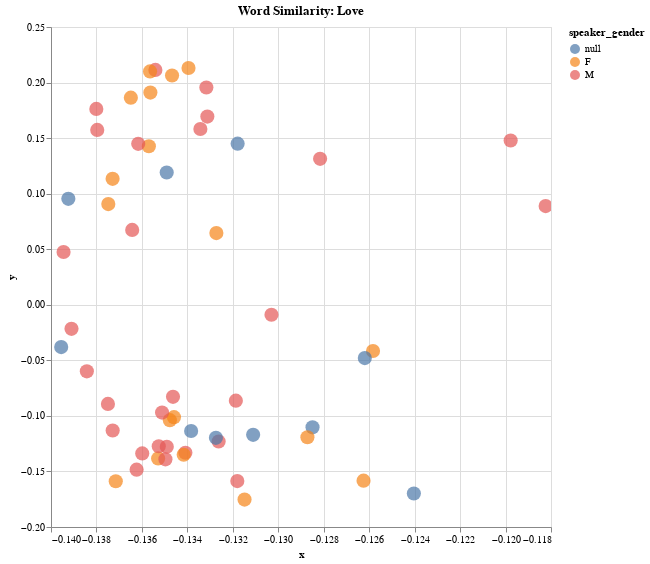

The code cell stored with this chart in its notebook:
### Code cell
alt.Chart(df_2,title="Word Similarity: Love").mark_circle(size=200).encode(
    alt.X('x',
        scale=alt.Scale(zero=False)
    ), y="y", color= 'speaker_gender',
    # If you click a point, take you to the URL link 
    # The categories that show up in the hover tooltip
    tooltip=['title', 'speaker_gender', 'speaker', 'act', 'context']
    ).interactive().properties(
    width=500,
    height=500
)

### Figure 1 — Vega-Lite specification as saved in the notebook (floating-point values rounded to 4 significant figures)
{"config": {"view": {"continuousWidth": 400, "continuousHeight": 300}}, "data": {"name": "data-e1eaf1b93ee7d45fcf4ba819f74dae69"}, "mark": {"type": "circle", "size": 200}, "encoding": {"color": {"field": "speaker_gender", "type": "nominal"}, "tooltip": [{"field": "title", "type": "nominal"}, {"field": "speaker_gender", "type": "nominal"}, {"field": "speaker", "type": "nominal"}, {"field": "act", "type": "quantitative"}, {"field": "context", "type": "nominal"}], "x": {"field": "x", "scale": {"zero": false}, "type": "quantitative"}, "y": {"field": "y", "type": "quantitative"}}, "height": 500, "selection": {"selector055": {"type": "interval", "bind": "scales", "encodings": ["x", "y"]}}, "title": "Word Similarity: Love", "width": 500, "$schema": "https://vega.github.io/schema/vega-lite/v4.17.0.json", "datasets": {"data-e1eaf1b93ee7d45fcf4ba819f74dae69": [{"x": -0.1332, "y": 0.1956, "context": "s a good fellow, and on my word i **love** him: but to think a fit match for this", "tokens": "s a good fellow , and on my word i love him : but to think a fit match for this", "title": "Tamer Tamed", "speaker_gender": "M", "speaker": "Sophocles", "act": 1.0}, {"x": -0.1347, "y": 0.2063, "context": "if your affections be not made of words i **love** you, and you know how dearly rowland,", "tokens": "if your affection ##s be not made of words i love you , and you know how dear ##ly rowland ,", "title": "Tamer Tamed", "speaker_gender": "F", "speaker": "Livia", "act": 2.0}, {"x": -0.1353, "y": -0.1383, "context": "why should we do our honest and our hearty **love** such wrong, to overrun our fortunes then you flat", "tokens": "why should we do our honest and our heart ##y love such wrong , to overrun our fortunes then you flat", "title": "Tamer Tamed", "speaker_gender": "F", "speaker": "Livia", "act": 2.0}, {"x": -0.1258, "y": -0.04162, "context": "high priest among the jews: his money rowland oh **love** forgive me, what faith hast thou why,", "tokens": "high priest among the jews : his money rowland oh love forgive me , what faith has ##t thou why ,", "title": "Tamer Tamed", "speaker_gender": "F", "speaker": "Livia", "act": 2.0}, {"x": -0.1346, "y": -0.1011, "context": "hang itself, should i but cross it for pure **love** to the matter i must hatch it nay never look", "tokens": "hang itself , should i but cross it for pure love to the matter i must hatch it nay never look", "title": "Tamer Tamed", "speaker_gender": "F", "speaker": "Livia", "act": 2.0}, {"x": -0.1396, "y": -0.03805, "context": "fears and modest blushes, view me, and **love** example here is your sister here is the brave old", "tokens": "fears and modest blush ##es , view me , and love example here is your sister here is the brave old", "title": null, "speaker_gender": null, "speaker": null, "act": null}, {"x": -0.1262, "y": -0.1583, "context": "your sister here is the brave old man ’ s **love** that **loves** the young man ay and hold thee", "tokens": "your sister here is the brave old man ’ s love that loves the young man a ##y and hold thee", "title": "Tamer Tamed", "speaker_gender": "F", "speaker": "Bianca", "act": 2.0}, {"x": -0.1338, "y": -0.1136, "context": "credit you maria, come down, and let your **love** confirm it stay there sir, that bargain ’ s", "tokens": "credit you maria , come down , and let your love confirm it stay there sir , that bargain ’ s", "title": null, "speaker_gender": null, "speaker": null, "act": null}, {"x": -0.1354, "y": 0.2114, "context": "stock a kingdom why this is a riddle: i **love** you, and i **love** you not it is so", "tokens": "stock a kingdom why this is a riddle : i love you , and i love you not it is so", "title": "Tamer Tamed", "speaker_gender": "M", "speaker": "Petruchio", "act": 3.0}, {"x": -0.1339, "y": 0.2131, "context": "is a riddle: i **love** you, and i **love** you not it is so: and till your own", "tokens": "is a riddle : i love you , and i love you not it is so : and till your own", "title": "Tamer Tamed", "speaker_gender": "F", "speaker": "Maria", "act": 3.0}, {"x": -0.1349, "y": 0.119, "context": "ear and exit how ’ s this i do not **love** these favors: save you the devil take thee —", "tokens": "ear and exit how ’ s this i do not love these favors : save you the devil take thee —", "title": null, "speaker_gender": null, "speaker": null, "act": null}, {"x": -0.1262, "y": -0.04801, "context": "him by th ’ nose oh there ’ s a **love** token for you: thank me now i ’ ll", "tokens": "him by th ’ nose oh there ’ s a love token for you : thank me now i ’ ll", "title": null, "speaker_gender": null, "speaker": null, "act": null}, {"x": -0.1326, "y": -0.1231, "context": "violent neither — it may be out of her earnest **love**, there grew a longing ( as you know women", "tokens": "violent neither — it may be out of her earnest love , there grew a longing ( as you know women", "title": "Tamer Tamed", "speaker_gender": "M", "speaker": "Moroso", "act": 1.0}, {"x": -0.1285, "y": -0.1103, "context": "her i do beseech you, even for **love** sake — i will rowland she may sooner count the", "tokens": "her i do be ##see ##ch you , even for love sake — i will rowland she may sooner count the", "title": null, "speaker_gender": null, "speaker": null, "act": null}, {"x": -0.1362, "y": -0.1484, "context": "count the good i have thought her, our old **love** and our friendship, shed one true tear, mean", "tokens": "count the good i have thought her , our old love and our friendship , shed one true tear , mean", "title": "Tamer Tamed", "speaker_gender": "M", "speaker": "Rowland", "act": 4.0}, {"x": -0.1318, "y": -0.1587, "context": "that i grant her out of my free and liberal **love**, a pardon, which you and all men else", "tokens": "that i grant her out of my free and liberal love , a pardon , which you and all men else", "title": "Tamer Tamed", "speaker_gender": "M", "speaker": "Petruchio", "act": 5.0}, {"x": -0.1341, "y": -0.1331, "context": "repentance, and undoing can win her **love**, i ’ ll make a shift for one when", "tokens": "rep ##ent ##ance , and undo ##ing can win her love , i ’ ll make a shift for one when", "title": "Tamer Tamed", "speaker_gender": "M", "speaker": "Petruchio", "act": 3.0}, {"x": -0.1375, "y": -0.08919, "context": "counsel i shall hang first i ’ ll no more **love**, that ’ s certain, ’ tis a bane", "tokens": "counsel i shall hang first i ’ ll no more love , that ’ s certain , ’ tis a bane", "title": "Tamer Tamed", "speaker_gender": "M", "speaker": "Rowland", "act": 1.0}, {"x": -0.1384, "y": -0.05989, "context": "him of a man, and could be brought to **love**, and **love** a woman, ’ twould make", "tokens": "him of a man , and could be brought to love , and love a woman , ’ two ##uld make", "title": "Tamer Tamed", "speaker_gender": "M", "speaker": "Rowland", "act": 1.0}, {"x": -0.1394, "y": 0.04753, "context": "man, and could be brought to **love**, and **love** a woman, ’ twould make his head ache", "tokens": "man , and could be brought to love , and love a woman , ’ two ##uld make his head ache", "title": "Tamer Tamed", "speaker_gender": "M", "speaker": "Rowland", "act": 1.0}, {"x": -0.1311, "y": -0.117, "context": "wilt thou rowland as ’ tis to be in **love** and why for virtue sake and why for virtue ’", "tokens": "wil ##t thou rowland as ’ tis to be in love and why for virtue sake and why for virtue ’", "title": null, "speaker_gender": null, "speaker": null, "act": null}, {"x": -0.1346, "y": -0.08287, "context": "best a swabber, if thou canst **love** so near to keep thy making, yet thou wil", "tokens": "best a sw ##ab ##ber , if thou cans ##t love so near to keep thy making , yet thou wil", "title": "Tamer Tamed", "speaker_gender": "M", "speaker": "Rowland", "act": 1.0}, {"x": -0.1353, "y": -0.1274, "context": "thy language why o tranio, those things in **love**, ne ’ er talk as we do, no", "tokens": "thy language why o tran ##io , those things in love , ne ’ er talk as we do , no", "title": "Tamer Tamed", "speaker_gender": "M", "speaker": "Rowland", "act": 1.0}, {"x": -0.1373, "y": -0.1131, "context": "io wilt thou rowland, certain ne ’ er **love** again i think so, certain, and if i", "tokens": "##io wil ##t thou rowland , certain ne ’ er love again i think so , certain , and if i", "title": "Tamer Tamed", "speaker_gender": "M", "speaker": "Rowland", "act": 1.0}, {"x": -0.1198, "y": 0.1479, "context": "’ th ’ wager that ’ s all one **love** you as much, or more, than she now", "tokens": "’ th ’ wage ##r that ’ s all one love you as much , or more , than she now", "title": "Tamer Tamed", "speaker_gender": "M", "speaker": "Tranio", "act": 1.0}, {"x": -0.1303, "y": -0.008968, "context": "you ’ tis a good hearing, let ’ em **love**: ten pound more, i never **love** that woman", "tokens": "you ’ tis a good hearing , let ’ em love : ten pound more , i never love that woman", "title": "Tamer Tamed", "speaker_gender": "M", "speaker": "Rowland", "act": 1.0}, {"x": -0.1334, "y": 0.1582, "context": "’ em **love**: ten pound more, i never **love** that woman there it is; and so an hundred", "tokens": "’ em love : ten pound more , i never love that woman there it is ; and so an hundred", "title": "Tamer Tamed", "speaker_gender": "M", "speaker": "Tranio", "act": 1.0}, {"x": -0.138, "y": 0.1763, "context": "pray you tell me one thing truly; do you **love** her i would i did not, upon that condition", "tokens": "pray you tell me one thing truly ; do you love her i would i did not , upon that condition", "title": "Tamer Tamed", "speaker_gender": "M", "speaker": "Petruchio", "act": 3.0}, {"x": -0.1182, "y": 0.08885, "context": ", her modesty required a little violence some women **love** to struggle she had it, and so much that", "tokens": ", her modest ##y required a little violence some women love to struggle she had it , and so much that", "title": "Tamer Tamed", "speaker_gender": "M", "speaker": "Sophocles", "act": 3.0}, {"x": -0.135, "y": -0.1391, "context": ", nor obedience in way of duty, but of **love**, and credit; all i expect is but a", "tokens": ", nor obedience in way of duty , but of love , and credit ; all i expect is but a", "title": "Tamer Tamed", "speaker_gender": "M", "speaker": "Petruchio", "act": 3.0}, {"x": -0.1331, "y": 0.1693, "context": "pleasure now you perceive him sophocles i **love** thee above thy vanity, thou faithless creature would", "tokens": "pleasure now you perceive him so ##ph ##oc ##les i love thee above thy vanity , thou faith ##less creature would", "title": "Tamer Tamed", "speaker_gender": "M", "speaker": "Petruchio", "act": 3.0}, {"x": -0.1349, "y": -0.1278, "context": "doting had i not wife enough to turn my **love** too did i want vexation, or any", "tokens": "dot ##ing had i not wife enough to turn my love too did i want ve ##xa ##tion , or any", "title": "Tamer Tamed", "speaker_gender": "M", "speaker": "Petruchio", "act": 3.0}, {"x": -0.1348, "y": -0.1039, "context": "still; i would yet remember you give him his **love** wench; the young man has employment for ’", "tokens": "still ; i would yet remember you give him his love wen ##ch ; the young man has employment for ’", "title": "Tamer Tamed", "speaker_gender": "F", "speaker": "Bianca", "act": 4.0}, {"x": -0.1342, "y": -0.135, "context": "must do so sometimes, and oftentimes; **love** were too serious else a witty woman had you **loved**", "tokens": "must do so sometimes , and often ##time ##s ; love were too serious else a witty woman had you loved", "title": "Tamer Tamed", "speaker_gender": "F", "speaker": "Bianca", "act": 4.0}, {"x": -0.1327, "y": 0.06455, "context": "; and i had **loved** you so: you may **love** worse sir, but that is not material i shall", "tokens": "; and i had loved you so : you may love worse sir , but that is not material i shall", "title": "Tamer Tamed", "speaker_gender": "F", "speaker": "Bianca", "act": 4.0}, {"x": -0.1391, "y": -0.02165, "context": "sorrow may induce me to forgive you, but never **love** again; if i stay longer, i have lost", "tokens": "sorrow may induce me to forgive you , but never love again ; if i stay longer , i have lost", "title": "Tamer Tamed", "speaker_gender": "M", "speaker": "Rowland", "act": 4.0}, {"x": -0.1373, "y": 0.1134, "context": "ll to the lodge; some that are kind and **love** me, i know will visit me petruchio", "tokens": "ll to the lodge ; some that are kind and love me , i know will visit me pet ##ru ##chio", "title": "Tamer Tamed", "speaker_gender": "F", "speaker": "Maria", "act": 5.0}, {"x": -0.1319, "y": -0.08631, "context": "your office and what he wants, if money, **love**, or labor, or any way may win it", "tokens": "your office and what he wants , if money , love , or labor , or any way may win it", "title": "Tamer Tamed", "speaker_gender": "M", "speaker": "Petronius", "act": 5.0}, {"x": -0.1282, "y": 0.1314, "context": "you were sir look to yourselves, and if you **love** your lives, open the door, and fly me", "tokens": "you were sir look to yourselves , and if you love your lives , open the door , and fly me", "title": "Tamer Tamed", "speaker_gender": "M", "speaker": "Petruchio", "act": 5.0}, {"x": -0.138, "y": 0.1574, "context": "enter moroso and petronius that i do **love** her, is without all question, and most extremely", "tokens": "enter mor ##oso and pet ##ron ##ius that i do love her , is without all question , and most extremely", "title": "Tamer Tamed", "speaker_gender": "M", "speaker": "Moroso", "act": 1.0}, {"x": -0.1392, "y": 0.09534, "context": "tis handsome, and i know moreover i am to **love** her for ’ t now you come to me nay", "tokens": "tis handsome , and i know moreover i am to love her for ’ t now you come to me nay", "title": null, "speaker_gender": null, "speaker": null, "act": null}, {"x": -0.1375, "y": 0.09062, "context": "falser than the devil, i cannot choose but **love** it what do i know but those that came to", "tokens": "false ##r than the devil , i cannot choose but love it what do i know but those that came to", "title": "Tamer Tamed", "speaker_gender": "F", "speaker": "Maria", "act": 1.0}, {"x": -0.1327, "y": -0.1198, "context": "willinger the law commands me to do it, **love** commands me and my own duty charges me heaven bless", "tokens": "willing ##er the law commands me to do it , love commands me and my own duty charges me heaven bless", "title": null, "speaker_gender": null, "speaker": null, "act": null}, {"x": -0.1357, "y": 0.1427, "context": "for ever never to be recalled: i know you **love** me, mad till you have enjoyed me; i", "tokens": "for ever never to be recalled : i know you love me , mad till you have enjoyed me ; i", "title": "Tamer Tamed", "speaker_gender": "F", "speaker": "Maria", "act": 1.0}, {"x": -0.1318, "y": 0.145, "context": "fear the gallows keep thee there still and you **love** rowland say if i say not i am sure i", "tokens": "fear the gallo ##ws keep thee there still and you love rowland say if i say not i am sure i", "title": null, "speaker_gender": null, "speaker": null, "act": null}, {"x": -0.1362, "y": 0.1448, "context": "’ ll no by-blowes if you can **love** her do, if you can hate her, or", "tokens": "’ ll no by - blow ##es if you can love her do , if you can hate her , or", "title": "Tamer Tamed", "speaker_gender": "M", "speaker": "Tranio", "act": 3.0}, {"x": -0.1364, "y": 0.06739, "context": "thus i blow off, the care i took to **love** her, like this point i untie, and", "tokens": "thus i blow off , the care i took to love her , like this point i un ##tie , and", "title": "Tamer Tamed", "speaker_gender": "M", "speaker": "Petruchio", "act": 4.0}, {"x": -0.1356, "y": 0.21, "context": "uses, and now i am for travel now i **love** you, and now i see you are a man", "tokens": "uses , and now i am for travel now i love you , and now i see you are a man", "title": "Tamer Tamed", "speaker_gender": "F", "speaker": "Bianca", "act": 4.0}, {"x": -0.1356, "y": 0.191, "context": "ard urge my strong tie upon you: but i **love** you, and all the world shall know it,", "tokens": "##ard urge my strong tie upon you : but i love you , and all the world shall know it ,", "title": "Tamer Tamed", "speaker_gender": "F", "speaker": "Maria", "act": 4.0}, {"x": -0.1315, "y": -0.1754, "context": "ability, and strength of judgement, than any private **love**, or wanton kisses go worthy man, and", "tokens": "ability , and strength of judgement , than any private love , or want ##on kisses go worthy man , and", "title": "Tamer Tamed", "speaker_gender": "F", "speaker": "Maria", "act": 4.0}, {"x": -0.1365, "y": 0.1864, "context": "t fool me in again not i sir, i **love** you better, take your time, and pleasure i", "tokens": "##t fool me in again not i sir , i love you better , take your time , and pleasure i", "title": "Tamer Tamed", "speaker_gender": "F", "speaker": "Maria", "act": 4.0}, {"x": -0.1287, "y": -0.1193, "context": "but farewell that, we must be wiser cousin **love** must not leave us to the world: have you", "tokens": "but farewell that , we must be wise ##r cousin love must not leave us to the world : have you", "title": "Tamer Tamed", "speaker_gender": "F", "speaker": "Livia", "act": 1.0}, {"x": -0.1351, "y": -0.09703, "context": "must deliver it there livia, and a better **love** light on thee, i can no more to this", "tokens": "must deliver it there liv ##ia , and a better love light on thee , i can no more to this", "title": "Tamer Tamed", "speaker_gender": "M", "speaker": "Rowland", "act": 1.0}, {"x": -0.1372, "y": -0.1588, "context": "set me up; there rowland, all thy old **love** back: and may a new to come exceed mine", "tokens": "set me up ; there rowland , all thy old love back : and may a new to come exceed mine", "title": "Tamer Tamed", "speaker_gender": "F", "speaker": "Livia", "act": 1.0}, {"x": -0.136, "y": -0.1338, "context": "monument of what i have had, thou all the **love** now left me, and now lost, let me", "tokens": "monument of what i have had , thou all the love now left me , and now lost , let me", "title": "Tamer Tamed", "speaker_gender": "M", "speaker": "Rowland", "act": 3.0}, {"x": -0.124, "y": -0.1698, "context": "you dare you kiss me thus i begin my new **love** once again with all my heart once again maria o", "tokens": "you dare you kiss me thus i begin my new love once again with all my heart once again maria o", "title": null, "speaker_gender": null, "speaker": null, "act": null}]}}
